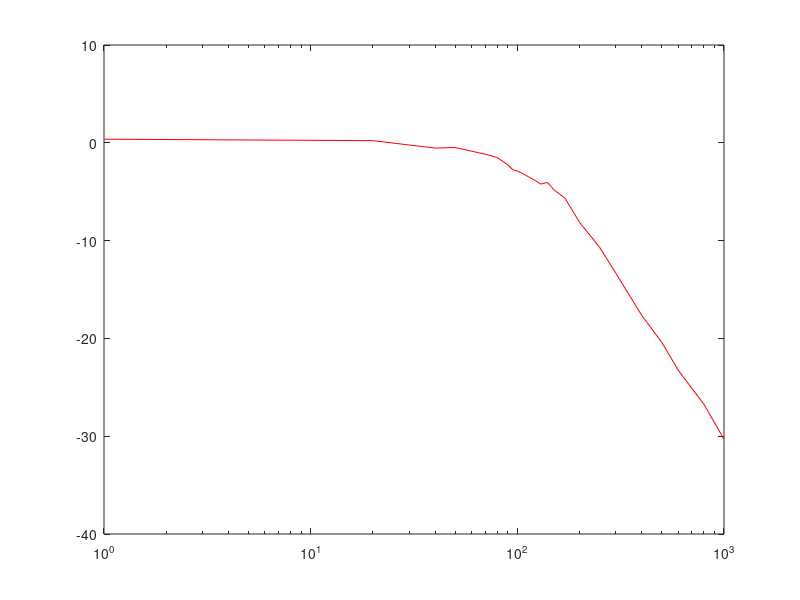

Source code (MATLAB): (Note: this script raises an error after producing the figure.)
%% Ganancia
fr = [1, 20, 40, 50, 70, 80, 90, 95, 100, 105, 120, 130, 140, 150, 170, 200, 250, 300, 400, 500, 600, 700, 800, 1000]';
f = [0, -20.88, -31.68, -42.3, -49.64, -51.64, -58.32, -61.22, -64.44, -69.93, -76.03, -83.77, -87.19, -98.82, -101.59, -110.16, -117.9, -131.76, -144, -151.74, -149.04, -154.73, -166.75, -161.64]';
g = [0.37, 0.22, -0.54, -0.48, -1.17, -1.51, -2.26, -2.75, -2.89, -3.1, -3.77, -4.22, -4.05, -4.79, -5.66, -8.13, -10.68, -13.35, -17.65, -20.4, -23.24, -25.12, -26.74, -30.31]';
G = 1;
R = 10000;
C = 100*10^(-9);
num = [G/((R^2)*(C^2))];
den = [1 ((3-G)/(R*C)) 1/((R^2)*(C^2))];
h = tf(num, den)
semilogx(fr, g, 'r')
hold on
jaj = bodeplot(h)
setoptions(jaj, 'FreqUnits', 'Hz', 'PhaseVisible', 'off');
axis([10 1000 -70 10]) 

%% Frecuencia

fr = [1, 20, 40, 50, 70, 80, 90, 95, 100, 105, 120, 130, 140, 150, 170, 200, 250, 300, 400, 500, 600, 700, 800, 1000]';
f = [0, -20.88, -31.68, -42.3, -49.64, -51.64, -58.32, -61.22, -64.44, -69.93, -76.03, -83.77, -87.19, -98.82, -101.59, -110.16, -117.9, -131.76, -144, -151.74, -149.04, -154.73, -166.75, -161.64]';
g = [0.37, 0.22, -0.54, -0.48, -1.17, -1.51, -2.26, -2.75, -2.89, -3.1, -3.77, -4.22, -4.05, -4.79, -5.66, -8.13, -10.68, -13.35, -17.65, -20.4, -23.24, -25.12, -26.74, -30.31]';
G = 1;
R = 10000;
C = 100*10^(-9);
num = [G/((R^2)*(C^2))];
den = [1 ((3-G)/(R*C)) 1/((R^2)*(C^2))];
h = tf(num, den)
jaj = bodeplot(h,'r')
setoptions(jaj, 'FreqUnits', 'Hz', 'MagVisible', 'off');
hold on
semilogx(fr, f, 'b')
axis([0 1000 -180 0])